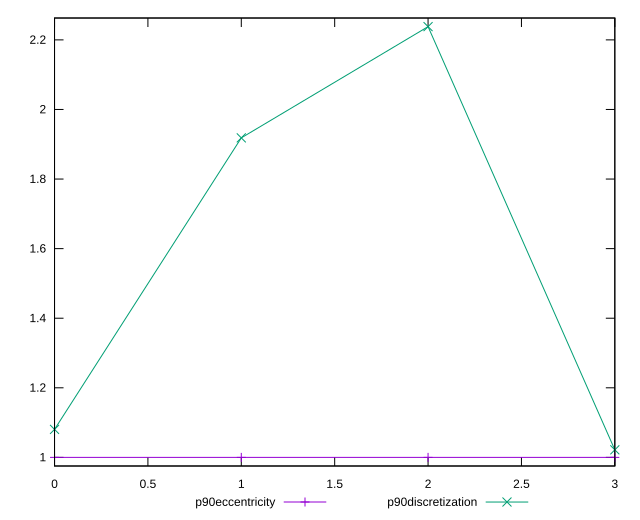

Generate this figure with gnuplot:
reset

$p90Eccentricity <<EOF
0 0.9999999999999999
1 0.9999999999999992
2 0.9999999999999994
3 0.9999999999999997
EOF

$p90Discretization <<EOF
0 1.0804597701149425
1 1.9183673469387754
2 2.238095238095238
3 1.0217391304347827
EOF

set key outside below
set xrange [0:3]
set yrange [0.9752380952380945:2.262857142857143]
set trange [0.9752380952380945:2.262857142857143]
set terminal svg size 640, 520 enhanced background rgb 'white'
set output "reports/report_00028_2021-02-24T12-49-42.674Z/estimated-input-latency/progression/eccentricity.svg"

plot $p90Eccentricity title "p90eccentricity" with linespoints, \
     $p90Discretization title "p90discretization" with linespoints

reset
